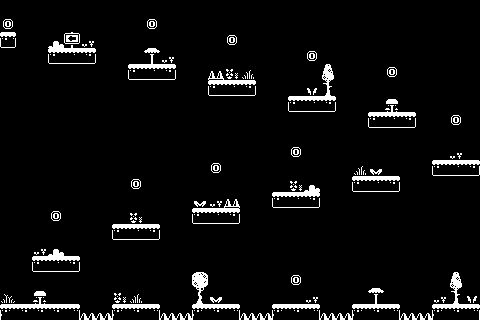

This game map was drawn from its Tiled (.tmx) file and the tilesets committed beside it. A one-line description and the full map source follow:
An orthogonal 30x20 tile map with 16x16 px tiles, 4 tile layers (platforms, coins, obstacles, plants).

<map version="1.10" tiledversion="1.11.2" orientation="orthogonal" renderorder="right-down" width="30" height="20" tilewidth="16" tileheight="16" infinite="0" nextlayerid="6" nextobjectid="1">
 <tileset firstgid="1" source="monochrome_tilemap_transparent_packed.tsx" />
 <layer id="1" name="platforms" width="30" height="20">
  <data encoding="csv">
0,0,0,0,0,0,0,0,0,0,0,0,0,0,0,0,0,0,0,0,0,0,0,0,0,0,0,0,0,0,
0,0,0,0,0,0,0,0,0,0,0,0,0,0,0,0,0,0,0,0,0,0,0,0,0,0,0,0,0,0,
179,0,0,0,0,0,0,0,0,0,0,0,0,0,0,0,0,0,0,0,0,0,0,0,0,0,0,0,0,0,
0,0,0,176,177,178,0,0,0,0,0,0,0,0,0,0,0,0,0,0,0,0,0,0,0,0,0,0,0,0,
0,0,0,0,0,0,0,0,176,177,178,0,0,0,0,0,0,0,0,0,0,0,0,0,0,0,0,0,0,0,
0,0,0,0,0,0,0,0,0,0,0,0,0,176,177,178,0,0,0,0,0,0,0,0,0,0,0,0,0,0,
0,0,0,0,0,0,0,0,0,0,0,0,0,0,0,0,0,0,176,177,178,0,0,0,0,0,0,0,0,0,
0,0,0,0,0,0,0,0,0,0,0,0,0,0,0,0,0,0,0,0,0,0,0,176,177,178,0,0,0,0,
0,0,0,0,0,0,0,0,0,0,0,0,0,0,0,0,0,0,0,0,0,0,0,0,0,0,0,0,0,0,
0,0,0,0,0,0,0,0,0,0,0,0,0,0,0,0,0,0,0,0,0,0,0,0,0,0,0,0,0,0,
0,0,0,0,0,0,0,0,0,0,0,0,0,0,0,0,0,0,0,0,0,0,0,0,0,0,0,176,177,178,
0,0,0,0,0,0,0,0,0,0,0,0,0,0,0,0,0,0,0,0,0,0,176,177,178,0,0,0,0,0,
0,0,0,0,0,0,0,0,0,0,0,0,0,0,0,0,0,176,177,178,0,0,0,0,0,0,0,0,0,0,
0,0,0,0,0,0,0,0,0,0,0,0,176,177,178,0,0,0,0,0,0,0,0,0,0,0,0,0,0,0,
0,0,0,0,0,0,0,176,177,178,0,0,0,0,0,0,0,0,0,0,0,0,0,0,0,0,0,0,0,0,
0,0,0,0,0,0,0,0,0,0,0,0,0,0,0,0,0,0,0,0,0,0,0,0,0,0,0,0,0,0,
0,0,176,177,178,0,0,0,0,0,0,0,0,0,0,0,0,0,0,0,0,0,0,0,0,0,0,0,0,0,
0,0,0,0,0,0,0,0,0,0,0,0,0,0,0,0,0,0,0,0,0,0,0,0,0,0,0,0,0,0,
0,0,0,0,0,0,0,0,0,0,0,0,0,0,0,0,0,0,0,0,0,0,0,0,0,0,0,0,0,0,
116,117,117,117,118,0,0,116,117,118,0,0,116,117,118,0,0,116,117,118,0,0,116,117,118,0,0,116,117,118
</data>
 </layer>
 <layer id="5" name="coins" width="30" height="20">
  <data encoding="csv">
0,0,0,0,0,0,0,0,0,0,0,0,0,0,0,0,0,0,0,0,0,0,0,0,0,0,0,0,0,0,
3,0,0,0,0,0,0,0,0,3,0,0,0,0,0,0,0,0,0,0,0,0,0,0,0,0,0,0,0,0,
0,0,0,0,0,0,0,0,0,0,0,0,0,0,3,0,0,0,0,0,0,0,0,0,0,0,0,0,0,0,
0,0,0,0,0,0,0,0,0,0,0,0,0,0,0,0,0,0,0,3,0,0,0,0,0,0,0,0,0,0,
0,0,0,0,0,0,0,0,0,0,0,0,0,0,0,0,0,0,0,0,0,0,0,0,3,0,0,0,0,0,
0,0,0,0,0,0,0,0,0,0,0,0,0,0,0,0,0,0,0,0,0,0,0,0,0,0,0,0,0,0,
0,0,0,0,0,0,0,0,0,0,0,0,0,0,0,0,0,0,0,0,0,0,0,0,0,0,0,0,0,0,
0,0,0,0,0,0,0,0,0,0,0,0,0,0,0,0,0,0,0,0,0,0,0,0,0,0,0,0,3,0,
0,0,0,0,0,0,0,0,0,0,0,0,0,0,0,0,0,0,0,0,0,0,0,0,0,0,0,0,0,0,
0,0,0,0,0,0,0,0,0,0,0,0,0,0,0,0,0,0,3,0,0,0,0,0,0,0,0,0,0,0,
0,0,0,0,0,0,0,0,0,0,0,0,0,3,0,0,0,0,0,0,0,0,0,0,0,0,0,0,0,0,
0,0,0,0,0,0,0,0,3,0,0,0,0,0,0,0,0,0,0,0,0,0,0,0,0,0,0,0,0,0,
0,0,0,0,0,0,0,0,0,0,0,0,0,0,0,0,0,0,0,0,0,0,0,0,0,0,0,0,0,0,
0,0,0,3,0,0,0,0,0,0,0,0,0,0,0,0,0,0,0,0,0,0,0,0,0,0,0,0,0,0,
0,0,0,0,0,0,0,0,0,0,0,0,0,0,0,0,0,0,0,0,0,0,0,0,0,0,0,0,0,0,
0,0,0,0,0,0,0,0,0,0,0,0,0,0,0,0,0,0,0,0,0,0,0,0,0,0,0,0,0,0,
0,0,0,0,0,0,0,0,0,0,0,0,0,0,0,0,0,0,0,0,0,0,0,0,0,0,0,0,0,0,
0,0,0,0,0,0,0,0,0,0,0,0,0,0,0,0,0,0,3,0,0,0,0,0,0,0,0,0,0,0,
0,0,0,0,0,0,0,0,0,0,0,0,0,0,0,0,0,0,0,0,0,0,0,0,0,0,0,0,0,0,
0,0,0,0,0,0,0,0,0,0,0,0,0,0,0,0,0,0,0,0,0,0,0,0,0,0,0,0,0,0
</data>
 </layer>
 <layer id="2" name="obstacles" width="30" height="20">
  <data encoding="csv">
0,0,0,0,0,0,0,0,0,0,0,0,0,0,0,0,0,0,0,0,0,0,0,0,0,0,0,0,0,0,
0,0,0,0,0,0,0,0,0,0,0,0,0,0,0,0,0,0,0,0,0,0,0,0,0,0,0,0,0,0,
0,0,0,0,0,0,0,0,0,0,0,0,0,0,0,0,0,0,0,0,0,0,0,0,0,0,0,0,0,0,
0,0,0,0,0,0,0,0,0,0,0,0,0,0,0,0,0,0,0,0,0,0,0,0,0,0,0,0,0,0,
0,0,0,0,0,0,0,0,0,0,0,0,0,184,0,0,0,0,0,0,0,0,0,0,0,0,0,0,0,0,
0,0,0,0,0,0,0,0,0,0,0,0,0,0,0,0,0,0,0,0,0,0,0,0,0,0,0,0,0,0,
0,0,0,0,0,0,0,0,0,0,0,0,0,0,0,0,0,0,0,0,0,0,0,0,0,0,0,0,0,0,
0,0,0,0,0,0,0,0,0,0,0,0,0,0,0,0,0,0,0,0,0,0,0,0,0,0,0,0,0,0,
0,0,0,0,0,0,0,0,0,0,0,0,0,0,0,0,0,0,0,0,0,0,0,0,0,0,0,0,0,0,
0,0,0,0,0,0,0,0,0,0,0,0,0,0,0,0,0,0,0,0,0,0,0,0,0,0,0,0,0,0,
0,0,0,0,0,0,0,0,0,0,0,0,0,0,0,0,0,0,0,0,0,0,0,0,0,0,0,0,0,0,
0,0,0,0,0,0,0,0,0,0,0,0,0,0,0,0,0,0,0,0,0,0,0,0,0,0,0,0,0,0,
0,0,0,0,0,0,0,0,0,0,0,0,0,0,184,0,0,0,0,0,0,0,0,0,0,0,0,0,0,0,
0,0,0,0,0,0,0,0,0,0,0,0,0,0,0,0,0,0,0,0,0,0,0,0,0,0,0,0,0,0,
0,0,0,0,0,0,0,0,0,0,0,0,0,0,0,0,0,0,0,0,0,0,0,0,0,0,0,0,0,0,
0,0,0,0,0,0,0,0,0,0,0,0,0,0,0,0,0,0,0,0,0,0,0,0,0,0,0,0,0,0,
0,0,0,0,0,0,0,0,0,0,0,0,0,0,0,0,0,0,0,0,0,0,0,0,0,0,0,0,0,0,
0,0,0,0,0,0,0,0,0,0,0,0,0,0,0,0,0,0,0,0,0,0,0,0,0,0,0,0,0,0,
0,0,0,0,0,0,0,0,0,0,0,0,0,0,0,0,0,0,0,0,0,0,0,0,0,0,0,0,0,0,
0,0,0,0,0,123,123,0,0,0,123,123,0,0,0,123,123,0,0,0,123,123,0,0,0,123,123,0,0,0
</data>
 </layer>
 <layer id="3" name="plants" width="30" height="20">
  <data encoding="csv">
0,0,0,0,0,0,0,0,0,0,0,0,0,0,0,0,0,0,0,0,0,0,0,0,0,0,0,0,0,0,
0,0,0,0,0,0,0,0,0,0,0,0,0,0,0,0,0,0,0,0,0,0,0,0,0,0,0,0,0,0,
0,0,0,14,73,17,0,0,0,0,0,0,0,0,0,0,0,0,0,0,0,0,0,0,0,0,0,0,0,0,
0,0,0,0,0,0,0,0,0,54,17,0,0,0,0,0,0,0,0,0,0,0,0,0,0,0,0,0,0,0,
0,0,0,0,0,0,0,0,0,0,0,0,0,0,18,39,0,0,0,0,16,0,0,0,0,0,0,0,0,0,
0,0,0,0,0,0,0,0,0,0,0,0,0,0,0,0,0,0,0,37,36,0,0,0,0,0,0,0,0,0,
0,0,0,0,0,0,0,0,0,0,0,0,0,0,0,0,0,0,0,0,0,0,0,0,55,0,0,0,0,0,
0,0,0,0,0,0,0,0,0,0,0,0,0,0,0,0,0,0,0,0,0,0,0,0,0,0,0,0,0,0,
0,0,0,0,0,0,0,0,0,0,0,0,0,0,0,0,0,0,0,0,0,0,0,0,0,0,0,0,0,0,
0,0,0,0,0,0,0,0,0,0,0,0,0,0,0,0,0,0,0,0,0,0,0,0,0,0,0,0,17,0,
0,0,0,0,0,0,0,0,0,0,0,0,0,0,0,0,0,0,0,0,0,0,39,38,0,0,0,0,0,0,
0,0,0,0,0,0,0,0,0,0,0,0,0,0,0,0,0,0,18,14,0,0,0,0,0,0,0,0,0,0,
0,0,0,0,0,0,0,0,0,0,0,0,38,17,0,0,0,0,0,0,0,0,0,0,0,0,0,0,0,0,
0,0,0,0,0,0,0,0,18,0,0,0,0,0,0,0,0,0,0,0,0,0,0,0,0,0,0,0,0,0,
0,0,0,0,0,0,0,0,0,0,0,0,0,0,0,0,0,0,0,0,0,0,0,0,0,0,0,0,0,0,
0,0,17,14,0,0,0,0,0,0,0,0,0,0,0,0,0,0,0,0,0,0,0,0,0,0,0,0,0,0,
0,0,0,0,0,0,0,0,0,0,0,0,0,0,0,0,0,0,0,0,0,0,0,0,0,0,0,0,0,0,
0,0,0,0,0,0,0,0,0,0,0,0,15,0,0,0,0,0,0,0,0,0,0,0,0,0,0,0,16,0,
19,0,55,0,0,0,0,18,39,0,0,0,35,38,0,0,0,0,0,17,0,0,0,54,0,0,0,17,36,37,
0,0,0,0,0,0,0,0,0,0,0,0,0,0,0,0,0,0,0,0,0,0,0,0,0,0,0,0,0,0
</data>
 </layer>
</map>
